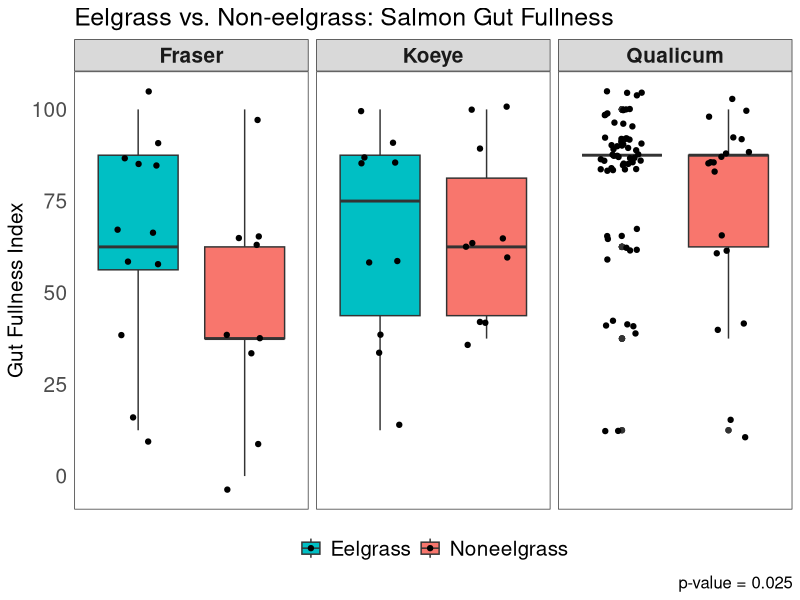
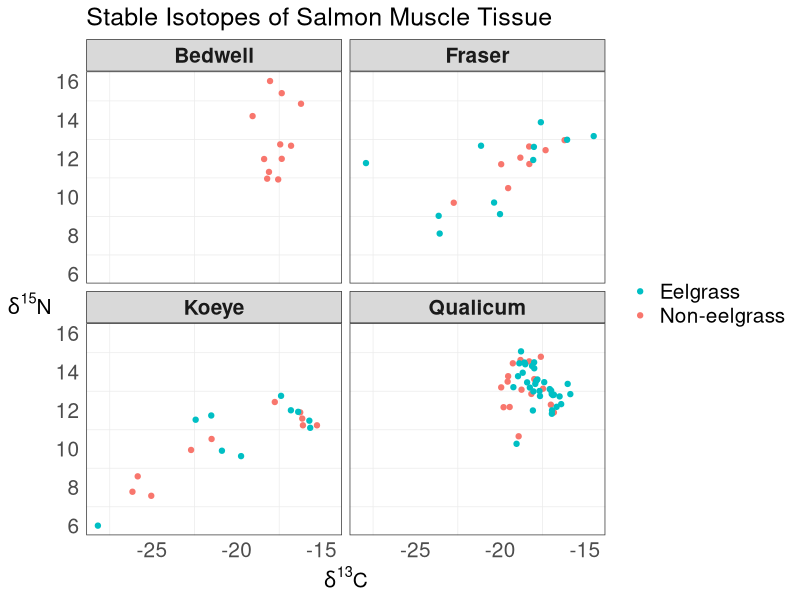

Generate these figures, in order, with R: (Note: this script raises an error after producing the figures.)
#EEEEELGRAAAAASS PROOOOOJEEEEECT

setwd("~/Desktop")
#so it knows where to find my gosh darn files! :)

eelgrass <- read.csv(file="eel.csv", stringsAsFactors=FALSE, strip.white=TRUE, na.strings=c("NA",""))
#upload a simple version of raw data file

library(tidyverse)
#load library for ggplot and whatnot

eel <- mutate(eelgrass, Eelsite = paste(Site, Eelgrass, sep = " "))
#make a variable with both site and habitat, separated by a space

#first we'll work with the gut fullness aspect ~

eel$GFI[which(eel$GFI == "0-25")] <- "0-25%"
#fixing a typo, oopsie!

eel$GFI[which(eel$GFI == "0%")] <- "0"
eel$GFI[which(eel$GFI == "0-25%")] <- "12.5"
eel$GFI[which(eel$GFI == "25-50%")] <- "37.5"
eel$GFI[which(eel$GFI == "50-75%")] <- "62.5"
eel$GFI[which(eel$GFI == "75-100%")] <- "87.5"
eel$GFI[which(eel$GFI == "100%")] <- "100"
#changing ranges to something measurable

eel$GFI <- as.numeric(eel$GFI)
#changing from character to numeric

eel$Eelgrass <- as.factor(eel$Eelgrass)
#changing to factor to reflect the two different "levels"

eel$Eelgrass <- factor(eel$Eelgrass, levels(eel$Eelgrass)[c(2, 1)])
#rearranging levels for the sake of the ggplot visuals

gut <- eel %>%
  group_by(ID) %>%
  summarize(GFI=first(GFI), Eelgrass=first(Eelgrass),
            Site=first(Site), Eelsite=first(Eelsite)) %>%
  filter(Site != "Bedwell")
#need to organize data by each fish not by each prey item per fish
#also want to leave out Bedwell since it is useless for comparing

#Gut Fullness Graph!
ggplot(gut, aes(x=Eelgrass, y=GFI, fill=Eelgrass))+ 
  geom_boxplot()+
  facet_wrap(~Site)+
  labs(y="Gut Fullness Index", x=NULL, caption="p-value = 0.025",
       title="Eelgrass vs. Non-eelgrass: Salmon Gut Fullness")+
  theme_bw()+
  theme(axis.text.x=element_blank(), axis.ticks=element_blank(),
        legend.position = "bottom", legend.title = element_blank(),
        panel.grid = element_blank(),
        axis.text = element_text(size=15),
        axis.title = element_text(size=15),
        legend.text = element_text(size=15),
        title = element_text(size=15),
        strip.text = element_text(size=15, face="bold"))+
  scale_x_discrete(limits=c("Eelgrass", "Noneelgrass")) +
  scale_fill_discrete(breaks=c("Eelgrass", "Noneelgrass"))+
  geom_jitter(width=0.2)
#NEED TO CHANGE PANEL TITLES SOMEHOW! *****

#working on a t-test for GFI values (not including bedwell)
#y1 <- filter(gut, Eelgrass == "Eelgrass")
#ya <- as.vector(y1[["GFI"]])
#create first vector for eelgrass
#y2 <- filter(gut, Eelgrass == "Noneelgrass")
#yb <- as.vector(y2[["GFI"]])
#create second vector for noneelgrass
#yc <- length(ya)-length(yb)
#yd <- rep_len(NA, yc)
#have to have same sample sizes, difference calculated using length
#ye <- c(yb, yd)
#our completed noneelgrass vector with the right sample size
#t.test(ya, ye)
#results give p-value=0.02529, are able to reject null hypothesis!
#hash-tagged out because I don't need to keep running this code.

#switching it up to isotope work now ~

isotope <- read.csv(file="iso.csv", stringsAsFactors=FALSE, strip.white=TRUE, na.strings=c("NA",""))
#loading/reading isotope data in

iso <- mutate(isotope, Eelsite = paste(Site, Eelgrass, sep = " "))
#add variable w/eelgrass site just other dataframe (necessary tho?)

iso$Eelgrass <- as.factor(iso$Eelgrass)
#changing to factor to reflect the two different "levels"

iso$Eelgrass <- factor(iso$Eelgrass, levels(iso$Eelgrass)[c(2, 1)])
#rearranging levels for the sake of the ggplot visuals

#Isotope Graph!
ggplot(iso, aes(carb, nitro))+
  geom_point(aes(color=Eelgrass)) + facet_wrap(~ Site) +
  labs(x=expression(paste(delta^"13","C")),
       y=expression(paste(delta^"15","N")),
       title= "Stable Isotopes of Salmon Muscle Tissue")+
  theme_bw()+
  theme(axis.ticks=element_blank(), legend.title=element_blank(),
        panel.grid.major = element_blank(),
        axis.title = element_text(size=15),
        axis.text = element_text(size=15),
        axis.title.y = element_text(angle = 0, vjust = 0.5),
        legend.text = element_text(size=15),
        title = element_text(size=15),
        strip.text = element_text(size=15, face="bold"))+
  guides(color = guide_legend(reverse = TRUE))
#Still need to change panel titles for this graph too! *****

#working on diet data now, to graph abundance and whatnot! ~

eel$Group <- as.factor(eel$Group)
#changing to factor to reflect the different "levels" of prey items

#replace groups since there's too many
eel$Group[which(eel$Group=="Arachnid")] <- "Insect"
eel$Group[which(eel$Group=="Crustacean")] <- "Arthropod"
eel$Group[which(eel$Group=="Caprellid")] <- "Amphipod"
eel$Group[which(eel$Group=="Corophiid")] <- "Amphipod"
eel$Group[which(eel$Group=="Hyperiid")] <- "Amphipod"
eel$Group[which(eel$Group=="Gammarid")] <- "Amphipod"
eel$Group[which(eel$Group=="Calanoid")] <- "Copepod"
eel$Group[which(eel$Group=="Harpacticoid")] <- "Copepod"
eel$Group[which(eel$Group=="Cyclopoid/Poecilostomatoid")] <- "Copepod"
eel$Group[which(eel$Group=="Malacostracan")] <- "Arthropod"
eel$Group <- as.character(eel$Group) #change to create new "level"
eel$Group[which(eel$Group=="Digested food")] <- "Digested/Other"
eel$Group[which(eel$Group=="Detritus")] <- "Digested/Other"
eel$Group[which(eel$Group=="Diatom")] <- "Digested/Other"
eel$Group[which(eel$Group=="Parasite")] <- "Digested/Other"
eel$Group[which(eel$Group=="Octopus")] <- "Digested/Other"
eel$Group[which(eel$Group=="Cyphonaut")] <- "Digested/Other"
eel$Group[which(eel$Group=="Bivalve")] <- "Digested/Other"
eel$Group[which(eel$Group=="Chaetognath")] <- "Digested/Other"
eel$Group[which(eel$Group=="Polychaete")] <- "Digested/Other"
eel$Group[which(eel$Group=="Pteropod")] <- "Digested/Other"
eel$Group[which(eel$Group=="Jellyfish")] <- "Digested/Other"
eel$Group[which(eel$Group=="Cumacean")] <- "Arthropod"
eel$Group[which(eel$Group=="Euphausiid")] <- "Arthropod"
eel$Group[which(eel$Group=="Isopod")] <- "Arthropod"
eel$Group[which(eel$Group=="Larvacean")] <- "Digested/Other"
eel$Group[which(eel$Group=="Mysid")] <- "Arthropod"
eel$Group[which(eel$Group=="Cladoceran")] <- "Arthropod"
eel$Group[which(eel$Group=="Ostracod")] <- "Arthropod"
#switching the class back and forth gets rid of empty levels
eel$Group <- as.factor(eel$Group)
eel$Group <- as.character(eel$Group)
eel$Group <- as.factor(eel$Group)
levels(eel$Group)
#there, it's more simple to work with now!

#group together prey so there's no repeated rows for multiple prey
filt <- filter(eel, Group=="Amphipod")
amph <- filt %>%
  group_by(filt$ID) %>%
  summarize(ID=first(ID), abd=sum(Abundance), bio=sum(Biomass), Group=first(Group),
            Eelsite=first(Eelsite), Eelgrass=first(Eelgrass), Site=first(Site)) %>%
  select(ID, abd, bio, Group, Eelsite, Eelgrass, Site)
#HOLY GUACAMOLE I THINK I GOT IT TO FINALLY WOOOOORK! FOR REAL THO!

filt <- filter(eel, Group=="Arthropod")
arth <- filt %>%
  group_by(filt$ID) %>%
  summarize(ID=first(ID), abd=sum(Abundance), bio=sum(Biomass), Group=first(Group),
            Eelsite=first(Eelsite), Eelgrass=first(Eelgrass), Site=first(Site)) %>%
  select(ID, abd, bio, Group, Eelsite, Eelgrass, Site)
#first amphipod then arthropod then repeat manually for each prey

filt <- filter(eel, Group=="Barnacle")
barn <- filt %>%
  group_by(filt$ID) %>%
  summarize(ID=first(ID), abd=sum(Abundance), bio=sum(Biomass), Group=first(Group),
            Eelsite=first(Eelsite), Eelgrass=first(Eelgrass), Site=first(Site)) %>%
  select(ID, abd, bio, Group, Eelsite, Eelgrass, Site)

filt <- filter(eel, Group=="Copepod")
cope <- filt %>%
  group_by(filt$ID) %>%
  summarize(ID=first(ID), abd=sum(Abundance), bio=sum(Biomass), Group=first(Group),
            Eelsite=first(Eelsite), Eelgrass=first(Eelgrass), Site=first(Site)) %>%
  select(ID, abd, bio, Group, Eelsite, Eelgrass, Site)

filt <- filter(eel, Group=="Decapod")
deca <- filt %>%
  group_by(filt$ID) %>%
  summarize(ID=first(ID), abd=sum(Abundance), bio=sum(Biomass), Group=first(Group),
            Eelsite=first(Eelsite), Eelgrass=first(Eelgrass), Site=first(Site)) %>%
  select(ID, abd, bio, Group, Eelsite, Eelgrass, Site) %>%
  print(head(deca))

filt <- filter(eel, Group=="Digested/Other")
digf <- filt %>%
  group_by(filt$ID) %>%
  summarize(ID=first(ID), abd=sum(Abundance), bio=sum(Biomass), Group=first(Group),
            Eelsite=first(Eelsite), Eelgrass=first(Eelgrass), Site=first(Site)) %>%
  select(ID, abd, bio, Group, Eelsite, Eelgrass, Site)

filt <- filter(eel, Group=="Fish")
fish <- filt %>%
  group_by(filt$ID) %>%
  summarize(ID=first(ID), abd=sum(Abundance), bio=sum(Biomass), Group=first(Group),
            Eelsite=first(Eelsite), Eelgrass=first(Eelgrass), Site=first(Site)) %>%
  select(ID, abd, bio, Group, Eelsite, Eelgrass, Site)

filt <- filter(eel, Group=="Insect")
inse <- filt %>%
  group_by(filt$ID) %>%
  summarize(ID=first(ID), abd=sum(Abundance), bio=sum(Biomass), Group=first(Group),
            Eelsite=first(Eelsite), Eelgrass=first(Eelgrass), Site=first(Site)) %>%
  select(ID, abd, bio, Group, Eelsite, Eelgrass, Site)

neweel <- rbind(amph, arth, barn, cope, deca, digf, fish, inse)
#my fabulous new dataframe with prey abd and biom grouped together!

str(neweel)
#just double checking that the data is as it should be

#Now... Have to take the ave. abundances for each region/habitat!
filt <- filter(neweel, Group=="Amphipod")
Amph <- filt %>%
  group_by(filt$Eelsite) %>%
  summarize(Eelsite=first(Eelsite), Abd=mean(abd), Bio=mean(bio),
            Group=first(Group),Eelgrass=first(Eelgrass), Site=first(Site)) %>%
  select(Eelsite, Abd, Bio, Group, Eelgrass, Site)
#copying the layout of the last transformation but for diff purpose

filt <- filter(neweel, Group=="Arthropod")
Arth <- filt %>%
  group_by(filt$Eelsite) %>%
  summarize(Eelsite=first(Eelsite), Abd=mean(abd), Bio=mean(bio),
            Group=first(Group),Eelgrass=first(Eelgrass), Site=first(Site)) %>%
  select(Eelsite, Abd, Bio, Group, Eelgrass, Site)
#first amphipod then arthropod then repeat manually for each prey

filt <- filter(neweel, Group=="Barnacle")
Barn <- filt %>%
  group_by(filt$Eelsite) %>%
  summarize(Eelsite=first(Eelsite), Abd=mean(abd), Bio=mean(bio),
            Group=first(Group),Eelgrass=first(Eelgrass), Site=first(Site)) %>%
  select(Eelsite, Abd, Bio, Group, Eelgrass, Site)

filt <- filter(neweel, Group=="Copepod")
Cope <- filt %>%
  group_by(filt$Eelsite) %>%
  summarize(Eelsite=first(Eelsite), Abd=mean(abd), Bio=mean(bio),
            Group=first(Group),Eelgrass=first(Eelgrass), Site=first(Site)) %>%
  select(Eelsite, Abd, Bio, Group, Eelgrass, Site)

filt <- filter(neweel, Group=="Decapod")
Deca <- filt %>%
  group_by(filt$Eelsite) %>%
  summarize(Eelsite=first(Eelsite), Abd=mean(abd), Bio=mean(bio),
            Group=first(Group),Eelgrass=first(Eelgrass), Site=first(Site)) %>%
  select(Eelsite, Abd, Bio, Group, Eelgrass, Site)

filt <- filter(neweel, Group=="Digested/Other")
Digf <- filt %>%
  group_by(filt$Eelsite) %>%
  summarize(Eelsite=first(Eelsite), Abd=mean(abd), Bio=mean(bio),
            Group=first(Group),Eelgrass=first(Eelgrass), Site=first(Site)) %>%
  select(Eelsite, Abd, Bio, Group, Eelgrass, Site)

filt <- filter(neweel, Group=="Fish")
Fish <- filt %>%
  group_by(filt$Eelsite) %>%
  summarize(Eelsite=first(Eelsite), Abd=mean(abd), Bio=mean(bio),
            Group=first(Group),Eelgrass=first(Eelgrass), Site=first(Site)) %>%
  select(Eelsite, Abd, Bio, Group, Eelgrass, Site)

filt <- filter(neweel, Group=="Insect")
Inse <- filt %>%
  group_by(filt$Eelsite) %>%
  summarize(Eelsite=first(Eelsite), Abd=mean(abd), Bio=mean(bio),
            Group=first(Group),Eelgrass=first(Eelgrass), Site=first(Site)) %>%
  select(Eelsite, Abd, Bio, Group, Eelgrass, Site)

eelgr <- rbind(Amph, Arth, Barn, Cope, Deca, Digf, Fish, Inse)
#my fabulous new dataframe with prey Abd and Biom averaged together

str(eelgr)
#making sure it all looks okay and it does! So now, graphing!

eelgr$Eelgrass <- factor(eelgr$Eelgrass, levels(eelgr$Eelgrass)[c(2, 1)])
#putting eelgrass before noneelgrass for this particular plot

eelgr$Eelsite <- as.factor(eelgr$Eelsite)
#rearranging levels for site and eelgrass

eelgr$Eelsite <- factor(eelgr$Eelsite, levels(eelgr$Eelsite)[c(5, 4, 3, 2, 1, 7, 6)])
#re-ordering levels to make it look nice for graphs!

#Raw Abundance Graph
eelgr %>%
  ggplot(aes(Eelsite, Abd))+
  geom_bar(aes(fill=Group), stat="identity")+
  theme_minimal()+
  theme(axis.ticks=element_blank(),
        panel.grid.major = element_blank(),
        title = element_text(size=15),
        axis.text = element_text(size=15),
        legend.text = element_text(size=12))+
  coord_flip() +
  labs(title="Average Prey Abundance", x=NULL,
       y="Ave. Abundance (# of organisms)")+
  guides(fill=guide_legend(title="Prey Group"))
#looks amaze now

#Relative Abundance Graph (100% y scale)
ggplot(eelgr, aes(Eelsite, Abd)) +
  geom_bar(aes(fill=Group), position="fill", stat="identity")+
  theme_minimal()+
  theme(axis.ticks=element_blank(),
        panel.grid = element_blank(),
        title = element_text(size=15),
        axis.text = element_text(size=15),
        legend.text = element_text(size=15))+
  coord_flip() +
  labs(title="Relative Prey Abundance", x=NULL,
       y="Relative Abundance (%)")+
  guides(fill=guide_legend(title="Prey Group"))+
  scale_y_continuous(labels=scales::unit_format("", 100))

#Raw Biomass Graph
eelgr %>%
  ggplot(aes(Eelsite, Bio))+
  geom_bar(aes(fill=Group), stat="identity")+
  theme_minimal()+
  theme(axis.text.x = element_text(),
        axis.ticks=element_blank(),
        panel.grid.major = element_blank(),
        title = element_text(size=15),
        axis.text = element_text(size=15),
        legend.text = element_text(size=15))+
  coord_flip() +
  labs(title="Average Prey Biomass", x=NULL,
       y="Ave. Biomass (Wet weight, mg)")+
  guides(fill=guide_legend(title="Prey Group"))

#Relative Biomass Graph
eelgr %>%
  ggplot(aes(Eelsite, Bio))+
  geom_bar(aes(fill=Group), position = "fill", stat = "identity")+
  theme_minimal()+
  theme(axis.ticks=element_blank(),
        panel.grid = element_blank(),
        title = element_text(size=15),
        axis.text = element_text(size=15),
        legend.text = element_text(size=15))+
  coord_flip() +
  labs(title="Relative Prey Biomass", x=NULL,
       y="Relative Biomass (%)")+
  guides(fill=guide_legend(title="Prey Group"))+
  scale_y_continuous(labels=scales::unit_format("", 100))

setwd("~/Eelgrass Project")
#in order to commit to Github and track saves and changes and etc!

#next step is prey selectivity! then nmds analysis and stuff? idk!

setwd("~/Desktop")
#reset working directory to find new file

invert <- read.csv(file="invertebrates.csv", stringsAsFactors=FALSE, strip.white=TRUE, na.strings=c("NA",""))
#read in invertebrate file

invert $Group <- as.factor(invert$Group)
#change to factor

levels(invert$Group)
#check the groups

eelgrass <- mutate(eelgrass, Eelsite = paste(Site, Eelgrass, sep = " "))
#mutate this dataframe with eelsite as well

eelgrass$Group <- as.factor(eelgrass$Group)
#turn into factor

#change groups to match inverts
eelgrass$Group[which(eelgrass$Group=="Arachnid")] <- "Insect"
eelgrass$Group <- as.character(eelgrass$Group) #change to create new "level"
eelgrass$Group[which(eelgrass$Group=="Crustacean")] <- "Digested/Other"
eelgrass$Group[which(eelgrass$Group=="Corophiid")] <- "Digested/Other"
eelgrass$Group[which(eelgrass$Group=="Malacostracan")] <- "Digested/Other"
eelgrass$Group[which(eelgrass$Group=="Digested food")] <- "Digested/Other"
eelgrass$Group[which(eelgrass$Group=="Detritus")] <- "Digested/Other"
eelgrass$Group[which(eelgrass$Group=="Diatom")] <- "Digested/Other"
eelgrass$Group[which(eelgrass$Group=="Parasite")] <- "Digested/Other"
eelgrass$Group[which(eelgrass$Group=="Octopus")] <- "Digested/Other"
eelgrass$Group[which(eelgrass$Group=="Cyphonaut")] <- "Digested/Other"
eelgrass$Group[which(eelgrass$Group=="Chaetognath")] <- "Digested/Other"
eelgrass$Group[which(eelgrass$Group=="Isopod")] <- "Digested/Other"
eelgrass$Group[which(eelgrass$Group=="Arthropod")] <- "Digested/Other"
eelgrass$Group[which(eelgrass$Group=="Amphipod")] <- "Digested/Other"
eelgrass$Group[which(eelgrass$Group=="Copepod")] <- "Digested/Other"
#switching the class back and forth gets rid of empty levels
eelgrass$Group <- as.factor(eelgrass$Group)
eelgrass$Group <- as.character(eelgrass$Group)
eelgrass$Group <- as.factor(eelgrass$Group)
levels(eelgrass$Group)
#there, inverts and stom data have matching groups now

#group prey together so there's no repeating rows
filt <- filter(eelgrass, Group=="Barnacle")
barn <- filt %>%
  group_by(filt$ID) %>%
  summarize(ID=first(ID), abd=sum(Abundance), Group=first(Group),
            Eelsite=first(Eelsite), Eelgrass=first(Eelgrass), Site=first(Site)) %>%
  select(ID, abd, Group, Eelsite, Eelgrass, Site)
#manually repeating each step is the best way I know how to do it.
filt <- filter(eelgrass, Group=="Bivalve")
biv <- filt %>%
  group_by(filt$ID) %>%
  summarize(ID=first(ID), abd=sum(Abundance), Group=first(Group),
            Eelsite=first(Eelsite), Eelgrass=first(Eelgrass), Site=first(Site)) %>%
  select(ID, abd, Group, Eelsite, Eelgrass, Site)

filt <- filter(eelgrass, Group=="Calanoid")
cal <- filt %>%
  group_by(filt$ID) %>%
  summarize(ID=first(ID), abd=sum(Abundance), Group=first(Group),
            Eelsite=first(Eelsite), Eelgrass=first(Eelgrass), Site=first(Site)) %>%
  select(ID, abd, Group, Eelsite, Eelgrass, Site)

filt <- filter(eelgrass, Group=="Caprellid")
capr <- filt %>%
  group_by(filt$ID) %>%
  summarize(ID=first(ID), abd=sum(Abundance), Group=first(Group),
            Eelsite=first(Eelsite), Eelgrass=first(Eelgrass), Site=first(Site)) %>%
  select(ID, abd, Group, Eelsite, Eelgrass, Site)

filt <- filter(eelgrass, Group=="Cladoceran")
clad <- filt %>%
  group_by(filt$ID) %>%
  summarize(ID=first(ID), abd=sum(Abundance), Group=first(Group),
            Eelsite=first(Eelsite), Eelgrass=first(Eelgrass), Site=first(Site)) %>%
  select(ID, abd, Group, Eelsite, Eelgrass, Site)

filt <- filter(eelgrass, Group=="Cumacean")
cuma <- filt %>%
  group_by(filt$ID) %>%
  summarize(ID=first(ID), abd=sum(Abundance), Group=first(Group),
            Eelsite=first(Eelsite), Eelgrass=first(Eelgrass), Site=first(Site)) %>%
  select(ID, abd, Group, Eelsite, Eelgrass, Site)

filt <- filter(eelgrass, Group=="Cyclopoid/Poecilostomatoid")
cycl <- filt %>%
  group_by(filt$ID) %>%
  summarize(ID=first(ID), abd=sum(Abundance), Group=first(Group),
            Eelsite=first(Eelsite), Eelgrass=first(Eelgrass), Site=first(Site)) %>%
  select(ID, abd, Group, Eelsite, Eelgrass, Site)

filt <- filter(eelgrass, Group=="Decapod")
deca <- filt %>%
  group_by(filt$ID) %>%
  summarize(ID=first(ID), abd=sum(Abundance), Group=first(Group),
            Eelsite=first(Eelsite), Eelgrass=first(Eelgrass), Site=first(Site)) %>%
  select(ID, abd, Group, Eelsite, Eelgrass, Site)

filt <- filter(eelgrass, Group=="Digested/Other")
digf <- filt %>%
  group_by(filt$ID) %>%
  summarize(ID=first(ID), abd=sum(Abundance), Group=first(Group),
            Eelsite=first(Eelsite), Eelgrass=first(Eelgrass), Site=first(Site)) %>%
  select(ID, abd, Group, Eelsite, Eelgrass, Site)

filt <- filter(eelgrass, Group=="Euphausiid")
euph <- filt %>%
  group_by(filt$ID) %>%
  summarize(ID=first(ID), abd=sum(Abundance), Group=first(Group),
            Eelsite=first(Eelsite), Eelgrass=first(Eelgrass), Site=first(Site)) %>%
  select(ID, abd, Group, Eelsite, Eelgrass, Site)

filt <- filter(eelgrass, Group=="Fish")
fish <- filt %>%
  group_by(filt$ID) %>%
  summarize(ID=first(ID), abd=sum(Abundance), Group=first(Group),
            Eelsite=first(Eelsite), Eelgrass=first(Eelgrass), Site=first(Site)) %>%
  select(ID, abd, Group, Eelsite, Eelgrass, Site)

filt <- filter(eelgrass, Group=="Gammarid")
gam <- filt %>%
  group_by(filt$ID) %>%
  summarize(ID=first(ID), abd=sum(Abundance), Group=first(Group),
            Eelsite=first(Eelsite), Eelgrass=first(Eelgrass), Site=first(Site)) %>%
  select(ID, abd, Group, Eelsite, Eelgrass, Site)

filt <- filter(eelgrass, Group=="Harpacticoid")
harp <- filt %>%
  group_by(filt$ID) %>%
  summarize(ID=first(ID), abd=sum(Abundance), Group=first(Group),
            Eelsite=first(Eelsite), Eelgrass=first(Eelgrass), Site=first(Site)) %>%
  select(ID, abd, Group, Eelsite, Eelgrass, Site)

filt <- filter(eelgrass, Group=="Hyperiid")
hyp <- filt %>%
  group_by(filt$ID) %>%
  summarize(ID=first(ID), abd=sum(Abundance), Group=first(Group),
            Eelsite=first(Eelsite), Eelgrass=first(Eelgrass), Site=first(Site)) %>%
  select(ID, abd, Group, Eelsite, Eelgrass, Site)

filt <- filter(eelgrass, Group=="Insect")
ins <- filt %>%
  group_by(filt$ID) %>%
  summarize(ID=first(ID), abd=sum(Abundance), Group=first(Group),
            Eelsite=first(Eelsite), Eelgrass=first(Eelgrass), Site=first(Site)) %>%
  select(ID, abd, Group, Eelsite, Eelgrass, Site)

filt <- filter(eelgrass, Group=="Jellyfish")
jell <- filt %>%
  group_by(filt$ID) %>%
  summarize(ID=first(ID), abd=sum(Abundance), Group=first(Group),
            Eelsite=first(Eelsite), Eelgrass=first(Eelgrass), Site=first(Site)) %>%
  select(ID, abd, Group, Eelsite, Eelgrass, Site)

filt <- filter(eelgrass, Group=="Larvacean")
larv <- filt %>%
  group_by(filt$ID) %>%
  summarize(ID=first(ID), abd=sum(Abundance), Group=first(Group),
            Eelsite=first(Eelsite), Eelgrass=first(Eelgrass), Site=first(Site)) %>%
  select(ID, abd, Group, Eelsite, Eelgrass, Site)

filt <- filter(eelgrass, Group=="Mysid")
mys <- filt %>%
  group_by(filt$ID) %>%
  summarize(ID=first(ID), abd=sum(Abundance), Group=first(Group),
            Eelsite=first(Eelsite), Eelgrass=first(Eelgrass), Site=first(Site)) %>%
  select(ID, abd, Group, Eelsite, Eelgrass, Site)

filt <- filter(eelgrass, Group=="Ostracod")
ostr <- filt %>%
  group_by(filt$ID) %>%
  summarize(ID=first(ID), abd=sum(Abundance), Group=first(Group),
            Eelsite=first(Eelsite), Eelgrass=first(Eelgrass), Site=first(Site)) %>%
  select(ID, abd, Group, Eelsite, Eelgrass, Site)

filt <- filter(eelgrass, Group=="Polychaete")
poly <- filt %>%
  group_by(filt$ID) %>%
  summarize(ID=first(ID), abd=sum(Abundance), Group=first(Group),
            Eelsite=first(Eelsite), Eelgrass=first(Eelgrass), Site=first(Site)) %>%
  select(ID, abd, Group, Eelsite, Eelgrass, Site)

filt <- filter(eelgrass, Group=="Pteropod")
pter <- filt %>%
  group_by(filt$ID) %>%
  summarize(ID=first(ID), abd=sum(Abundance), Group=first(Group),
            Eelsite=first(Eelsite), Eelgrass=first(Eelgrass), Site=first(Site)) %>%
  select(ID, abd, Group, Eelsite, Eelgrass, Site)

eelgrass2 <- rbind(barn, biv, cal, capr, clad, cuma, cycl, deca,
                   digf, euph, fish, gam, harp, hyp, ins, jell,
                   larv, mys, ostr, poly, pter) #new dataframe!

str(eelgrass2)
#check that it all worked out okay

#now we need the proportions for each site to compare w inverts!
filt <- filter(eelgrass2, Eelsite == "Qualicum Eelgrass")
QE <- filt %>%
  group_by(Group) %>%
  summarize(Abd=mean(abd), Total=sum(abd), Proportion=Abd/Total*100,
            Eelsite=first(Eelsite), Eelgrass=first(Eelgrass), Site=first(Site)) %>%
  select(Eelsite, Proportion, Group, Eelgrass, Site)
#one for each site
filt <- filter(eelgrass2, Eelsite == "Qualicum Noneelgrass")
QN <- filt %>%
  group_by(Group) %>%
  summarize(Abd=mean(abd), Total=sum(abd), Proportion=Abd/Total*100,
            Eelsite=first(Eelsite), Eelgrass=first(Eelgrass), Site=first(Site)) %>%
  select(Eelsite, Proportion, Group, Eelgrass, Site)

filt <- filter(eelgrass2, Eelsite == "Fraser Eelgrass")
FE <- filt %>%
  group_by(Group) %>%
  summarize(Abd=mean(abd), Total=sum(abd), Proportion=Abd/Total*100,
            Eelsite=first(Eelsite), Eelgrass=first(Eelgrass), Site=first(Site)) %>%
  select(Eelsite, Proportion, Group, Eelgrass, Site)

filt <- filter(eelgrass2, Eelsite == "Fraser Noneelgrass")
FN <- filt %>%
  group_by(Group) %>%
  summarize(Abd=mean(abd), Total=sum(abd), Proportion=Abd/Total*100,
            Eelsite=first(Eelsite), Eelgrass=first(Eelgrass), Site=first(Site)) %>%
  select(Eelsite, Proportion, Group, Eelgrass, Site)

filt <- filter(eelgrass2, Eelsite == "Koeye Eelgrass")
KE <- filt %>%
  group_by(Group) %>%
  summarize(Abd=mean(abd), Total=sum(abd), Proportion=Abd/Total*100,
            Eelsite=first(Eelsite), Eelgrass=first(Eelgrass), Site=first(Site)) %>%
  select(Eelsite, Proportion, Group, Eelgrass, Site)

filt <- filter(eelgrass2, Eelsite == "Koeye Noneelgrass")
KN <- filt %>%
  group_by(Group) %>%
  summarize(Abd=mean(abd), Total=sum(abd), Proportion=Abd/Total*100,
            Eelsite=first(Eelsite), Eelgrass=first(Eelgrass), Site=first(Site)) %>%
  select(Eelsite, Proportion, Group, Eelgrass, Site)

filt <- filter(eelgrass2, Eelsite == "Bedwell noneelgrass")
BN <- filt %>%
  group_by(Group) %>%
  summarize(Abd=mean(abd), Total=sum(abd), Proportion=Abd/Total*100,
            Eelsite=first(Eelsite), Eelgrass=first(Eelgrass), Site=first(Site)) %>%
  select(Eelsite, Proportion, Group, Eelgrass, Site)

sites <- rbind(QE, QN, FE, FN, KE, KN, BN)
#combine into dataframe
str(sites)
#make sure it worked

#sites$inpro <- invert$Proportion[match(sites$Eelsite, invert$Eelsite)]
#match info from dataframes together, not correct way to do it?

#str(sites$inpro)
#summary(sites$inpro)
#check if it worked, it didn't, I give up for now...
